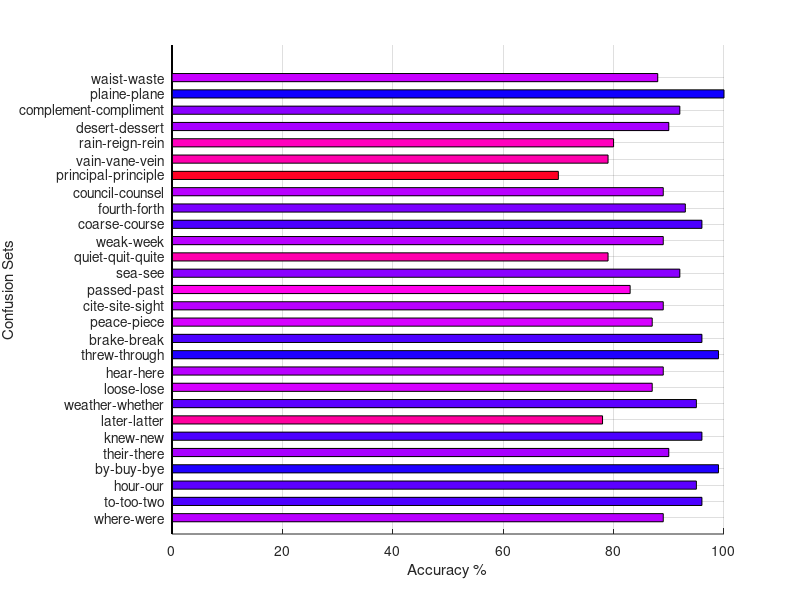

Reproduce this figure in MATLAB.
function plotResults  
	[labels,y]=textread('Results.csv', '%s%d', 'delimiter', ',');

	n=length(y);
	x=[1:n]';
	cmap = fliplr(hsv(100));
	clf;
	hold on;
	  for i = 1:n   
		yValue=int16(y(i,:));
		faceColor='r';
		if yValue!=0
			faceColor=cmap(yValue,:);
		end
	   barh(x(i:i),y(i:i),"facecolor", faceColor,.25);
	  end
	   set(gca, 'YTick', 1:n, 'YTickLabel', labels);
	   axis();
	   grid on;
	   ylabel ("Confusion Sets");
	   xlabel ("Accuracy %");
end